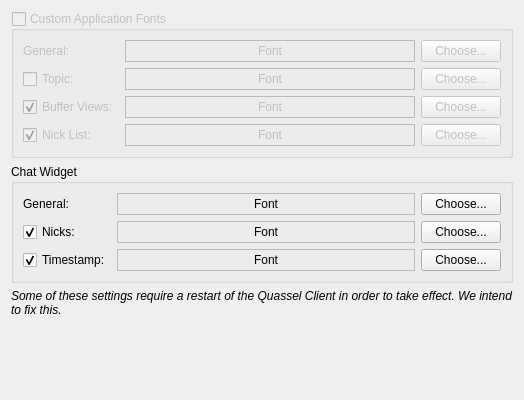
<ui version="4.0" >
 <class>FontsSettingsPage</class>
 <widget class="QWidget" name="FontsSettingsPage" >
  <property name="geometry" >
   <rect>
    <x>0</x>
    <y>0</y>
    <width>524</width>
    <height>400</height>
   </rect>
  </property>
  <property name="windowTitle" >
   <string>Form</string>
  </property>
  <layout class="QVBoxLayout" >
   <item>
    <widget class="QGroupBox" name="groupBox" >
     <property name="enabled" >
      <bool>false</bool>
     </property>
     <property name="title" >
      <string>Custom Application Fonts</string>
     </property>
     <property name="checkable" >
      <bool>true</bool>
     </property>
     <property name="checked" >
      <bool>false</bool>
     </property>
     <layout class="QVBoxLayout" >
      <item>
       <layout class="QGridLayout" >
        <item row="0" column="0" >
         <widget class="QLabel" name="label" >
          <property name="text" >
           <string>General:</string>
          </property>
         </widget>
        </item>
        <item row="0" column="1" >
         <widget class="QLabel" name="demoGeneral" >
          <property name="sizePolicy" >
           <sizepolicy vsizetype="Preferred" hsizetype="Expanding" >
            <horstretch>0</horstretch>
            <verstretch>0</verstretch>
           </sizepolicy>
          </property>
          <property name="frameShape" >
           <enum>QFrame::StyledPanel</enum>
          </property>
          <property name="frameShadow" >
           <enum>QFrame::Sunken</enum>
          </property>
          <property name="text" >
           <string>Font</string>
          </property>
          <property name="alignment" >
           <set>Qt::AlignCenter</set>
          </property>
         </widget>
        </item>
        <item row="0" column="2" >
         <widget class="QPushButton" name="chooseGeneral" >
          <property name="sizePolicy" >
           <sizepolicy vsizetype="Fixed" hsizetype="Preferred" >
            <horstretch>0</horstretch>
            <verstretch>0</verstretch>
           </sizepolicy>
          </property>
          <property name="text" >
           <string>Choose...</string>
          </property>
         </widget>
        </item>
        <item row="1" column="0" >
         <widget class="QCheckBox" name="checkTopic" >
          <property name="text" >
           <string>Topic:</string>
          </property>
         </widget>
        </item>
        <item row="1" column="1" >
         <widget class="QLabel" name="demoTopic" >
          <property name="sizePolicy" >
           <sizepolicy vsizetype="Preferred" hsizetype="Expanding" >
            <horstretch>0</horstretch>
            <verstretch>0</verstretch>
           </sizepolicy>
          </property>
          <property name="frameShape" >
           <enum>QFrame::StyledPanel</enum>
          </property>
          <property name="frameShadow" >
           <enum>QFrame::Sunken</enum>
          </property>
          <property name="text" >
           <string>Font</string>
          </property>
          <property name="alignment" >
           <set>Qt::AlignCenter</set>
          </property>
         </widget>
        </item>
        <item row="1" column="2" >
         <widget class="QPushButton" name="chooseTopic" >
          <property name="sizePolicy" >
           <sizepolicy vsizetype="Fixed" hsizetype="Preferred" >
            <horstretch>0</horstretch>
            <verstretch>0</verstretch>
           </sizepolicy>
          </property>
          <property name="text" >
           <string>Choose...</string>
          </property>
         </widget>
        </item>
        <item row="2" column="0" >
         <widget class="QCheckBox" name="checkBufferView" >
          <property name="text" >
           <string>Buffer Views:</string>
          </property>
          <property name="checked" >
           <bool>true</bool>
          </property>
         </widget>
        </item>
        <item row="2" column="1" >
         <widget class="QLabel" name="demoBufferView" >
          <property name="sizePolicy" >
           <sizepolicy vsizetype="Preferred" hsizetype="Expanding" >
            <horstretch>0</horstretch>
            <verstretch>0</verstretch>
           </sizepolicy>
          </property>
          <property name="frameShape" >
           <enum>QFrame::StyledPanel</enum>
          </property>
          <property name="frameShadow" >
           <enum>QFrame::Sunken</enum>
          </property>
          <property name="text" >
           <string>Font</string>
          </property>
          <property name="alignment" >
           <set>Qt::AlignCenter</set>
          </property>
         </widget>
        </item>
        <item row="2" column="2" >
         <widget class="QPushButton" name="chooseBufferView" >
          <property name="sizePolicy" >
           <sizepolicy vsizetype="Fixed" hsizetype="Preferred" >
            <horstretch>0</horstretch>
            <verstretch>0</verstretch>
           </sizepolicy>
          </property>
          <property name="text" >
           <string>Choose...</string>
          </property>
         </widget>
        </item>
        <item row="3" column="0" >
         <widget class="QCheckBox" name="checkNickList" >
          <property name="text" >
           <string>Nick List:</string>
          </property>
          <property name="checked" >
           <bool>true</bool>
          </property>
         </widget>
        </item>
        <item row="3" column="1" >
         <widget class="QLabel" name="demoNickList" >
          <property name="sizePolicy" >
           <sizepolicy vsizetype="Preferred" hsizetype="Expanding" >
            <horstretch>0</horstretch>
            <verstretch>0</verstretch>
           </sizepolicy>
          </property>
          <property name="frameShape" >
           <enum>QFrame::StyledPanel</enum>
          </property>
          <property name="frameShadow" >
           <enum>QFrame::Sunken</enum>
          </property>
          <property name="text" >
           <string>Font</string>
          </property>
          <property name="alignment" >
           <set>Qt::AlignCenter</set>
          </property>
         </widget>
        </item>
        <item row="3" column="2" >
         <widget class="QPushButton" name="chooseNickList" >
          <property name="sizePolicy" >
           <sizepolicy vsizetype="Fixed" hsizetype="Preferred" >
            <horstretch>0</horstretch>
            <verstretch>0</verstretch>
           </sizepolicy>
          </property>
          <property name="text" >
           <string>Choose...</string>
          </property>
         </widget>
        </item>
       </layout>
      </item>
     </layout>
    </widget>
   </item>
   <item>
    <widget class="QGroupBox" name="groupBox_2" >
     <property name="title" >
      <string>Chat Widget</string>
     </property>
     <layout class="QVBoxLayout" >
      <item>
       <layout class="QGridLayout" >
        <item row="0" column="0" >
         <widget class="QLabel" name="label_2" >
          <property name="text" >
           <string>General:</string>
          </property>
         </widget>
        </item>
        <item row="0" column="1" >
         <widget class="QLabel" name="demoChatMessages" >
          <property name="sizePolicy" >
           <sizepolicy vsizetype="Preferred" hsizetype="Expanding" >
            <horstretch>0</horstretch>
            <verstretch>0</verstretch>
           </sizepolicy>
          </property>
          <property name="frameShape" >
           <enum>QFrame::StyledPanel</enum>
          </property>
          <property name="frameShadow" >
           <enum>QFrame::Sunken</enum>
          </property>
          <property name="text" >
           <string>Font</string>
          </property>
          <property name="alignment" >
           <set>Qt::AlignCenter</set>
          </property>
         </widget>
        </item>
        <item row="0" column="2" >
         <widget class="QPushButton" name="chooseChatMessages" >
          <property name="sizePolicy" >
           <sizepolicy vsizetype="Fixed" hsizetype="Preferred" >
            <horstretch>0</horstretch>
            <verstretch>0</verstretch>
           </sizepolicy>
          </property>
          <property name="text" >
           <string>Choose...</string>
          </property>
         </widget>
        </item>
        <item row="1" column="1" >
         <widget class="QLabel" name="demoNicks" >
          <property name="sizePolicy" >
           <sizepolicy vsizetype="Preferred" hsizetype="Expanding" >
            <horstretch>0</horstretch>
            <verstretch>0</verstretch>
           </sizepolicy>
          </property>
          <property name="frameShape" >
           <enum>QFrame::StyledPanel</enum>
          </property>
          <property name="frameShadow" >
           <enum>QFrame::Sunken</enum>
          </property>
          <property name="text" >
           <string>Font</string>
          </property>
          <property name="alignment" >
           <set>Qt::AlignCenter</set>
          </property>
         </widget>
        </item>
        <item row="1" column="2" >
         <widget class="QPushButton" name="chooseNicks" >
          <property name="sizePolicy" >
           <sizepolicy vsizetype="Fixed" hsizetype="Preferred" >
            <horstretch>0</horstretch>
            <verstretch>0</verstretch>
           </sizepolicy>
          </property>
          <property name="text" >
           <string>Choose...</string>
          </property>
         </widget>
        </item>
        <item row="2" column="1" >
         <widget class="QLabel" name="demoTimestamp" >
          <property name="sizePolicy" >
           <sizepolicy vsizetype="Preferred" hsizetype="Expanding" >
            <horstretch>0</horstretch>
            <verstretch>0</verstretch>
           </sizepolicy>
          </property>
          <property name="frameShape" >
           <enum>QFrame::StyledPanel</enum>
          </property>
          <property name="frameShadow" >
           <enum>QFrame::Sunken</enum>
          </property>
          <property name="text" >
           <string>Font</string>
          </property>
          <property name="alignment" >
           <set>Qt::AlignCenter</set>
          </property>
         </widget>
        </item>
        <item row="2" column="2" >
         <widget class="QPushButton" name="chooseTimestamp" >
          <property name="sizePolicy" >
           <sizepolicy vsizetype="Fixed" hsizetype="Preferred" >
            <horstretch>0</horstretch>
            <verstretch>0</verstretch>
           </sizepolicy>
          </property>
          <property name="text" >
           <string>Choose...</string>
          </property>
         </widget>
        </item>
        <item row="1" column="0" >
         <widget class="QCheckBox" name="checkNicks" >
          <property name="text" >
           <string>Nicks:</string>
          </property>
          <property name="checked" >
           <bool>true</bool>
          </property>
         </widget>
        </item>
        <item row="2" column="0" >
         <widget class="QCheckBox" name="checkTimestamp" >
          <property name="text" >
           <string>Timestamp:</string>
          </property>
          <property name="checked" >
           <bool>true</bool>
          </property>
         </widget>
        </item>
       </layout>
      </item>
     </layout>
    </widget>
   </item>
   <item>
    <widget class="QLabel" name="label_3" >
     <property name="font" >
      <font>
       <italic>true</italic>
      </font>
     </property>
     <property name="text" >
      <string>Some of these settings require a restart of the Quassel Client in order to take effect. We intend to fix this.</string>
     </property>
     <property name="wordWrap" >
      <bool>true</bool>
     </property>
    </widget>
   </item>
   <item>
    <spacer>
     <property name="orientation" >
      <enum>Qt::Vertical</enum>
     </property>
     <property name="sizeHint" >
      <size>
       <width>20</width>
       <height>41</height>
      </size>
     </property>
    </spacer>
   </item>
  </layout>
 </widget>
 <resources/>
 <connections>
  <connection>
   <sender>checkTimestamp</sender>
   <signal>toggled(bool)</signal>
   <receiver>demoTimestamp</receiver>
   <slot>setEnabled(bool)</slot>
   <hints>
    <hint type="sourcelabel" >
     <x>46</x>
     <y>292</y>
    </hint>
    <hint type="destinationlabel" >
     <x>183</x>
     <y>290</y>
    </hint>
   </hints>
  </connection>
  <connection>
   <sender>checkTimestamp</sender>
   <signal>toggled(bool)</signal>
   <receiver>chooseTimestamp</receiver>
   <slot>setEnabled(bool)</slot>
   <hints>
    <hint type="sourcelabel" >
     <x>96</x>
     <y>288</y>
    </hint>
    <hint type="destinationlabel" >
     <x>452</x>
     <y>293</y>
    </hint>
   </hints>
  </connection>
  <connection>
   <sender>checkBufferView</sender>
   <signal>toggled(bool)</signal>
   <receiver>demoBufferView</receiver>
   <slot>setEnabled(bool)</slot>
   <hints>
    <hint type="sourcelabel" >
     <x>32</x>
     <y>116</y>
    </hint>
    <hint type="destinationlabel" >
     <x>215</x>
     <y>117</y>
    </hint>
   </hints>
  </connection>
  <connection>
   <sender>checkBufferView</sender>
   <signal>toggled(bool)</signal>
   <receiver>chooseBufferView</receiver>
   <slot>setEnabled(bool)</slot>
   <hints>
    <hint type="sourcelabel" >
     <x>86</x>
     <y>113</y>
    </hint>
    <hint type="destinationlabel" >
     <x>451</x>
     <y>118</y>
    </hint>
   </hints>
  </connection>
  <connection>
   <sender>checkNickList</sender>
   <signal>toggled(bool)</signal>
   <receiver>demoNickList</receiver>
   <slot>setEnabled(bool)</slot>
   <hints>
    <hint type="sourcelabel" >
     <x>69</x>
     <y>147</y>
    </hint>
    <hint type="destinationlabel" >
     <x>199</x>
     <y>151</y>
    </hint>
   </hints>
  </connection>
  <connection>
   <sender>checkNickList</sender>
   <signal>toggled(bool)</signal>
   <receiver>chooseNickList</receiver>
   <slot>setEnabled(bool)</slot>
   <hints>
    <hint type="sourcelabel" >
     <x>78</x>
     <y>145</y>
    </hint>
    <hint type="destinationlabel" >
     <x>455</x>
     <y>151</y>
    </hint>
   </hints>
  </connection>
  <connection>
   <sender>checkTopic</sender>
   <signal>toggled(bool)</signal>
   <receiver>demoTopic</receiver>
   <slot>setEnabled(bool)</slot>
   <hints>
    <hint type="sourcelabel" >
     <x>34</x>
     <y>81</y>
    </hint>
    <hint type="destinationlabel" >
     <x>190</x>
     <y>87</y>
    </hint>
   </hints>
  </connection>
  <connection>
   <sender>checkTopic</sender>
   <signal>toggled(bool)</signal>
   <receiver>chooseTopic</receiver>
   <slot>setEnabled(bool)</slot>
   <hints>
    <hint type="sourcelabel" >
     <x>101</x>
     <y>81</y>
    </hint>
    <hint type="destinationlabel" >
     <x>451</x>
     <y>82</y>
    </hint>
   </hints>
  </connection>
  <connection>
   <sender>checkNicks</sender>
   <signal>toggled(bool)</signal>
   <receiver>demoNicks</receiver>
   <slot>setEnabled(bool)</slot>
   <hints>
    <hint type="sourcelabel" >
     <x>40</x>
     <y>255</y>
    </hint>
    <hint type="destinationlabel" >
     <x>211</x>
     <y>257</y>
    </hint>
   </hints>
  </connection>
  <connection>
   <sender>checkNicks</sender>
   <signal>toggled(bool)</signal>
   <receiver>chooseNicks</receiver>
   <slot>setEnabled(bool)</slot>
   <hints>
    <hint type="sourcelabel" >
     <x>89</x>
     <y>257</y>
    </hint>
    <hint type="destinationlabel" >
     <x>447</x>
     <y>258</y>
    </hint>
   </hints>
  </connection>
 </connections>
</ui>
